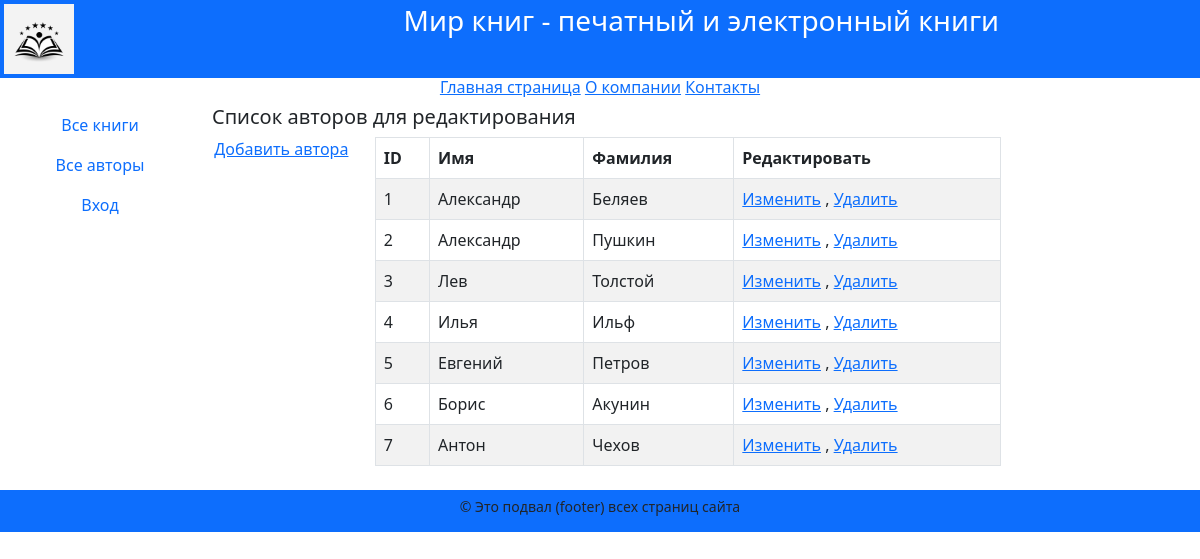
Before: /edit_authors/ with the older database file.
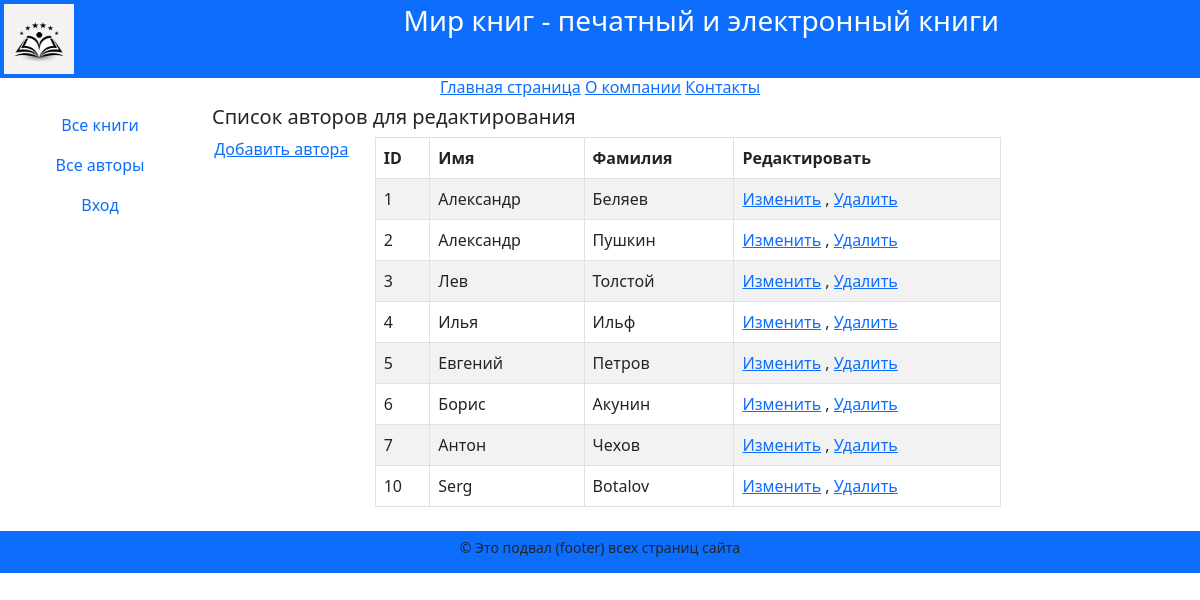
After: the same page with the newer database file.
### catalog/models.py (models this page shows, shortened)
class Author(models.Model):
    first_name = models.CharField(
        max_length=100,
        help_text="Введите имя автора",
        verbose_name="Имя автора",
    )
    last_name = models.CharField(
        max_length=100,
        help_text="Введите фамилию автора",
        verbose_name="Фамилия автора",
    )
    date_of_birth = models.DateField(
        help_text="Введите дату рождения",
        verbose_name="Дата рождения",
        null=True,
        blank=True,
    )
    about = models.TextField(
        help_text="Введите сведения об авторе",
        verbose_name="Сведения об авторе",
    )
    photo = models.ImageField(
        upload_to="images",
        help_text="Загрузите фото автора",
        verbose_name="Фото автора",
        null=True,
        blank=True,
    )

### catalog/views.py (the view)
# urls.py: path("edit_authors/", views.list_edit_authors, name="edit-authors-list"),
def list_edit_authors(request: HttpRequest) -> HttpResponse:
    authors = Author.objects.all()
    context = {"authors": authors}
    return render(request, "catalog/edit_authors.html", context)

### catalog/templates/catalog/edit_authors.html
{% extends "base.html" %}
{% block content %}
<div class="row text-start lh-2">
  <h5>Список авторов для редактирования</h5>
</div>
<div class="row">
  <div class="col-2">
    <a href="{% url 'author-add' %}">Добавить автора</a>
  </div>
  <div class="col-8">
    <table class="table table-striped table-bordered text-start">
      <thead>
        <tr>
          <th>ID</th>
          <th>Имя</th>
          <th>Фамилия</th>
          <th>Редактировать</th>
        </tr>
      </thead>
      <tbody>
        {% if authors %}
        {% for author in authors.all %}
        <tr>
          <td>{{author.pk}}</td>
          <td>{{author.first_name}}</td>
          <td>{{author.last_name}}</td>
          <td>
            <a href="{% url 'edit-author' author.pk %}">Изменить</a> ,
            <a href="{% url 'del-author' author.pk %}">Удалить</a>
          </td>
        </tr>
        {% endfor %}
        {% else %}
        <p>В базе данных нет авторов</p>
        {% endif %}
      </tbody>
    </table>
  </div>
  <div class="col-2"></div>
</div>
{% endblock content %}

Changed rows visible on the page:
added Author: pk "10", first_name "Serg", last_name "Botalov"
